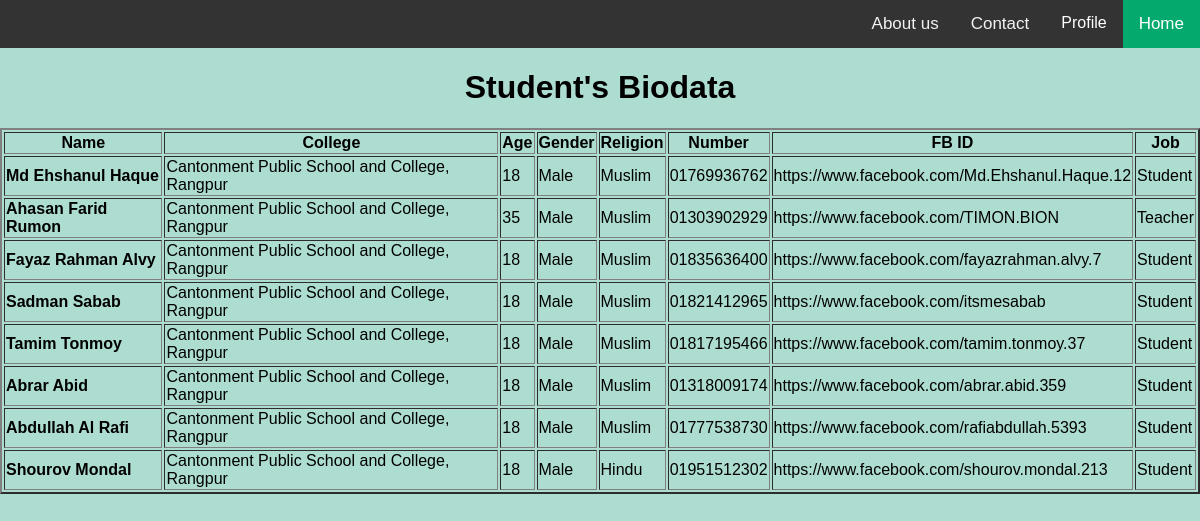
The page /show on the database its author committed.
### tables this page shows
CREATE TABLE "people" (
	"ID"	INTEGER,
	"FirstName"	TEXT,
	"LastName"	TEXT,
	"College"	TEXT,
	"Age"	TEXT,
	"Gender"	TEXT,
	"Religion"	TEXT,
	"Contact_Number"	TEXT,
	"FB_URL"	TEXT,
	"Job"	TEXT,
	"Username"	TEXT,
	PRIMARY KEY("ID")
);

### Resources.py (the view)
class Show(Resource):
    def get(self):
        connection = sqlite3.connect("All Information.db")
        cursor = connection.cursor()
        query = "SELECT * FROM people"
        data = list(cursor.execute(query))
        info = {}
        for item in data:
            info[" ".join([item[x] for x in range(1, 3)])] = [item[a] for a in range(3, len(item)-1)]
        connection.commit()
        connection.close()
        usernames = Student.find_username()
        return make_response(render_template("showinfo.html", data=info, user=usernames))

### profile.py (called while the page is built)
    @staticmethod
    def find_username():
        connection = sqlite3.connect("All Information.db")
        cursor = connection.cursor()
        users = list(cursor.execute("SELECT FirstName, LastName, Username FROM people ").fetchall())
        usernames = {}
        for user in users:
            usernames[" ".join([user[x] for x in range(2)])] = user[2]
        return usernames

### templates/showinfo.html (shortened to what this page needs)
<!DOCTYPE html>
<html lang="en">
<head>
    <link rel="stylesheet" type="text/css" href="{{ url_for('static',filename='styles/showinfo.css') }}">
</head>
<body bgcolor="ADDDD0">
    <div class="navbar">
      <a class="active" href="{{url_for("home")}}"> Home </a>
      <div class="dropdown">
        <button class="dropbtn">Profile
        </button>
      </div>
      <a href="#contact">Contact</a>
      <a href="#about">About us</a>
    </div>
<table border="2" align="center">
    <h1 align="center"> Student's Biodata </h1>
  <tbody>
  <tr>
      <th> Name </th>
      <th> College </th>
      <th> Age </th>
      <th> Gender </th>
      <th> Religion </th>
      <th> Number </th>
      <th> FB ID </th>
      <th> Job </th>
  </tr>
  {% for key, value in data.items() %}
   <tr>
       <td> <b>{{ key }}</b> </td>
       {%for a in value %}
       <td> {{a}} </td>
       {% endfor %}
   </tr>
  {% endfor %}
  </tbody>
</table>
</body>
</html>

### static/styles/showinfo.css (style rules this page uses)
body { margin: 0; font-family: Arial, Helvetica, sans-serif; }
.navbar { overflow: hidden; background-color: #333; }
.navbar a { float: right; color: #f2f2f2; text-align: center; padding: 14px 16px; text-decoration: none; font-size: 17px; }
.navbar a.active { background-color: #04AA6D; color: white; }
.dropdown { float: right; overflow: hidden; }
.dropdown .dropbtn { font-size: 16px; border: none; outline: none; color: white; padding: 14px 16px; background-color: inherit; font-family: inherit; margin: 0; }

### rows shown on the page
people: College "Cantonment Public School and College, Rangpur", Age "18", Gender "Male", Religion "Muslim", Contact_Number "01769936762", FB_URL "https://www.facebook.com/Md.Ehshanul.Haque.12", Job "Student"
people: College "Cantonment Public School and College, Rangpur", Age "35", Gender "Male", Religion "Muslim", Contact_Number "01303902929", FB_URL "https://www.facebook.com/TIMON.BION", Job "Teacher"
people: College "Cantonment Public School and College, Rangpur", Age "18", Gender "Male", Religion "Muslim", Contact_Number "01835636400", FB_URL "https://www.facebook.com/fayazrahman.alvy.7", Job "Student"
people: College "Cantonment Public School and College, Rangpur", Age "18", Gender "Male", Religion "Muslim", Contact_Number "01821412965", FB_URL "https://www.facebook.com/itsmesabab", Job "Student"
people: College "Cantonment Public School and College, Rangpur", Age "18", Gender "Male", Religion "Muslim", Contact_Number "01817195466", FB_URL "https://www.facebook.com/tamim.tonmoy.37", Job "Student"
people: College "Cantonment Public School and College, Rangpur", Age "18", Gender "Male", Religion "Muslim", Contact_Number "01318009174", FB_URL "https://www.facebook.com/abrar.abid.359", Job "Student"
people: College "Cantonment Public School and College, Rangpur", Age "18", Gender "Male", Religion "Muslim", Contact_Number "01777538730", FB_URL "https://www.facebook.com/rafiabdullah.5393", Job "Student"
people: College "Cantonment Public School and College, Rangpur", Age "18", Gender "Male", Religion "Hindu", Contact_Number "01951512302", FB_URL "https://www.facebook.com/shourov.mondal.213", Job "Student"

### other values the page prints
{{ key }} "Md Ehshanul Haque" "Ahasan Farid Rumon" "Fayaz Rahman Alvy" "Sadman Sabab" "Tamim Tonmoy" "Abrar Abid" "Abdullah Al Rafi" "Shourov Mondal"
